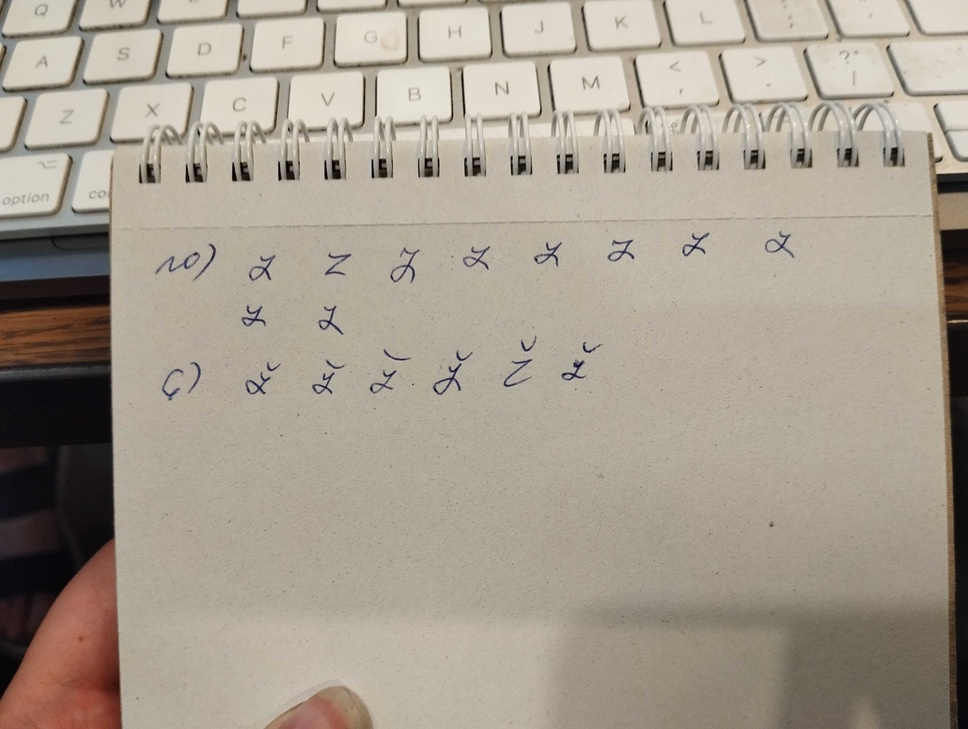
#> input picture input_images/1.jpg, 968 x 729 px, shrunk from 4080 x 3072 before the run; its folder holds only this picture in this run
$ python -i rename.py   (imports and definitions only)
#> lines starting #> are read from the running program, lines starting #| are printed output that depends on the picture
import os
import pytesseract
from PIL import Image, ImageEnhance, ImageFilter, ImageOps

image_directory = 'temp-output_letters'

pytesseract.pytesseract.tesseract_cmd = '/usr/local/bin/tesseract'

def preprocess_image(image_path, padding=50):
#> called with image_path = 'input_images/1.jpg', padding = 50
    img = Image.open(image_path)
#> img is the input picture: PIL image 968x729 RGB; mean R, G, B 165.9, 157.2, 144.5
    img = img.convert('L')
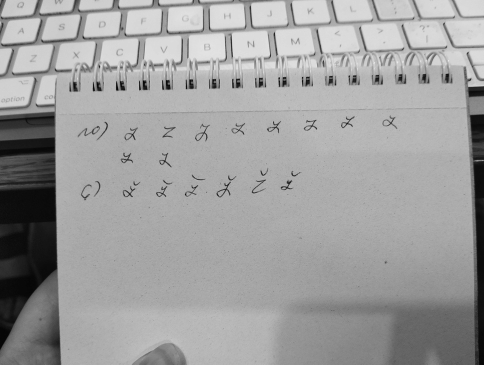
#> img: PIL image 968x729 L (shown at 1/2 size); min 1, max 245, mean 158.3
    img = ImageOps.expand(img, border=padding, fill='white')
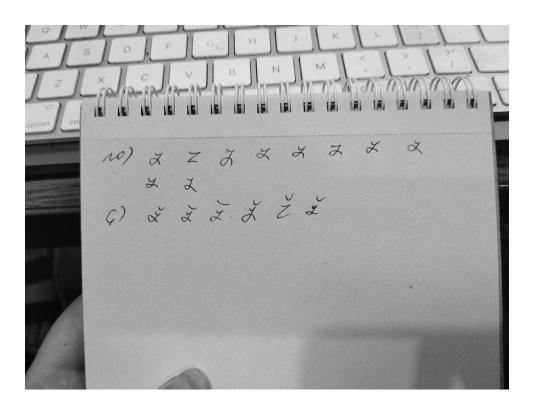
#> img: PIL image 1068x829 L (shown at 1/2 size); min 1, max 255, mean 178
    img = img.filter(ImageFilter.MedianFilter())
    enhancer = ImageEnhance.Contrast(img)
    img = enhancer.enhance(2)
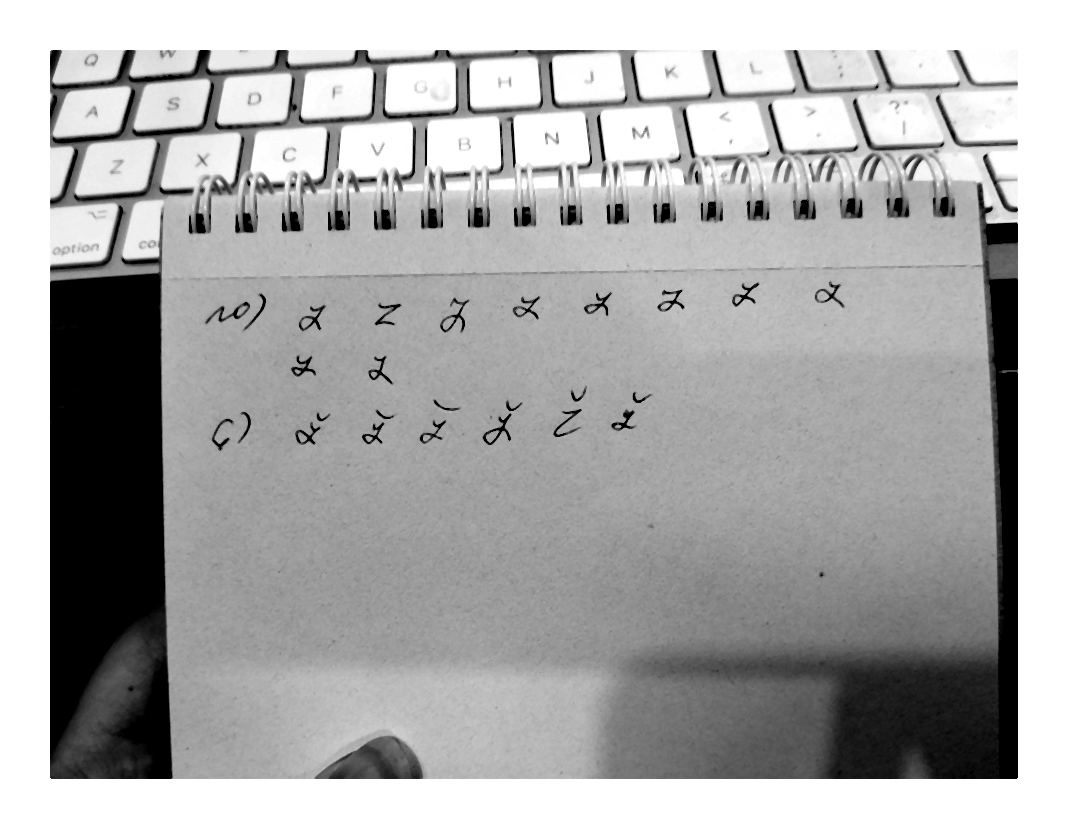
#> img: PIL image 1068x829 L; min 0, max 255, mean 170
    return img

# [10 lines left out: function get_unique_filename, not called in this run]

# [29 lines not run here, left out]

>>> result = preprocess_image('input_images/1.jpg')

$ run again, on input_images/1000006680.jpg
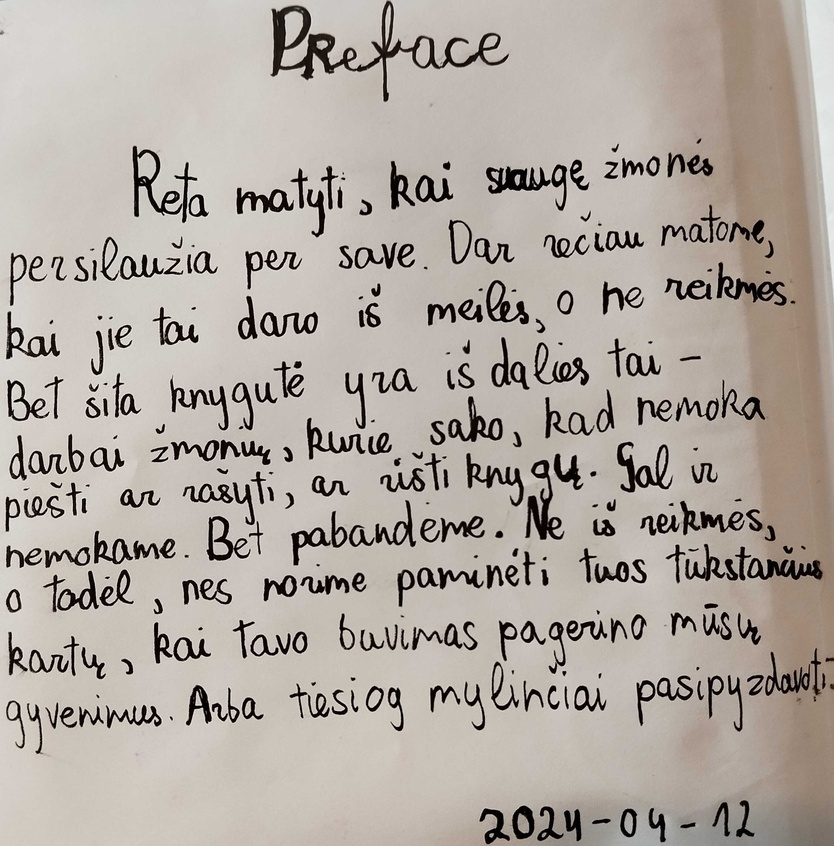
#> input picture input_images/1000006680.jpg, 834 x 846 px, shrunk from 2735 x 2776 before the run
#> in preprocess_image, img is the input picture: PIL image 834x846 RGB; mean R, G, B 176.9, 168.8, 161.3
#> in preprocess_image, `img = ImageOps.expand(img, border=padding, fill='white')`:
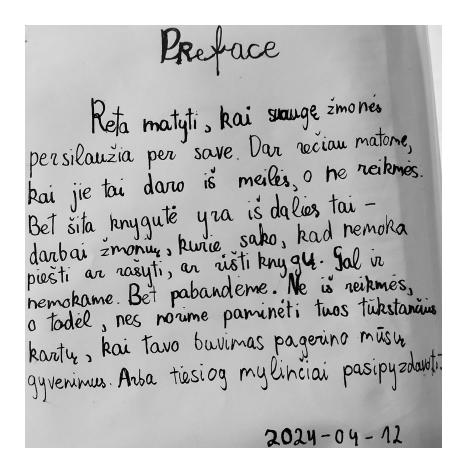
#> img: PIL image 934x946 L (shown at 1/2 size); min 0, max 255, mean 187.3
#> in preprocess_image, `img = enhancer.enhance(2)`:
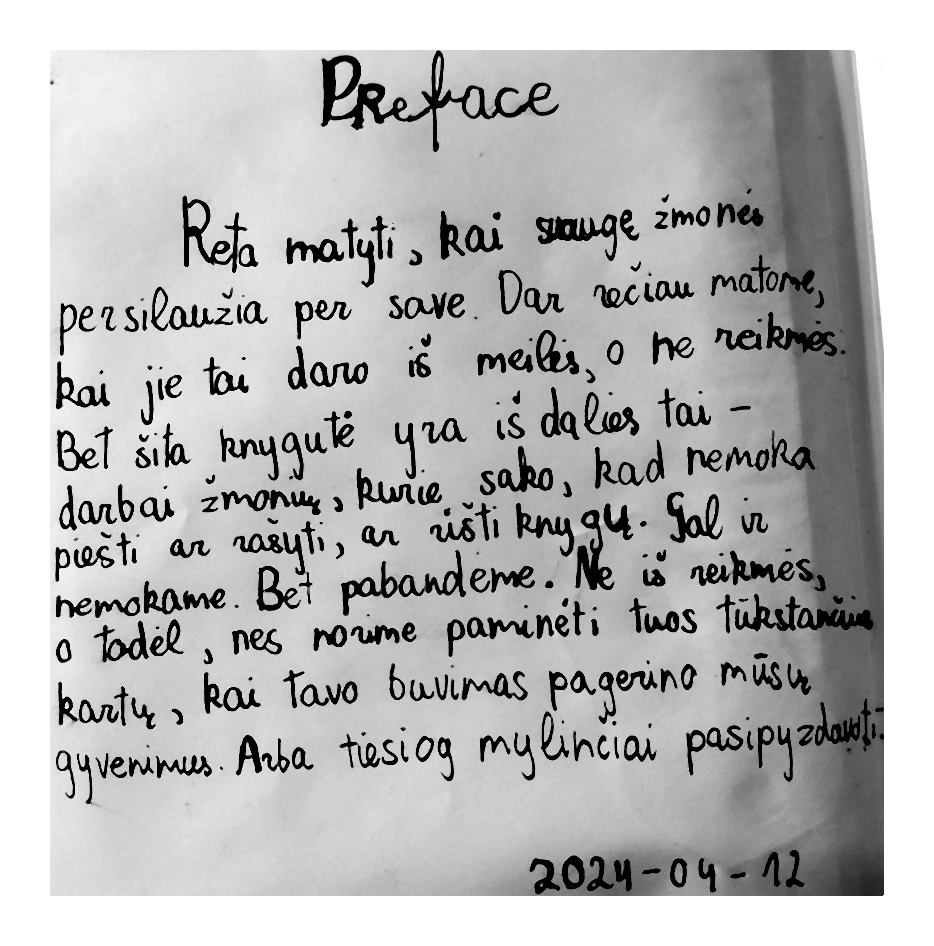
#> img: PIL image 934x946 L; min 0, max 255, mean 183.7

$ run again, on input_images/1000006683.jpg
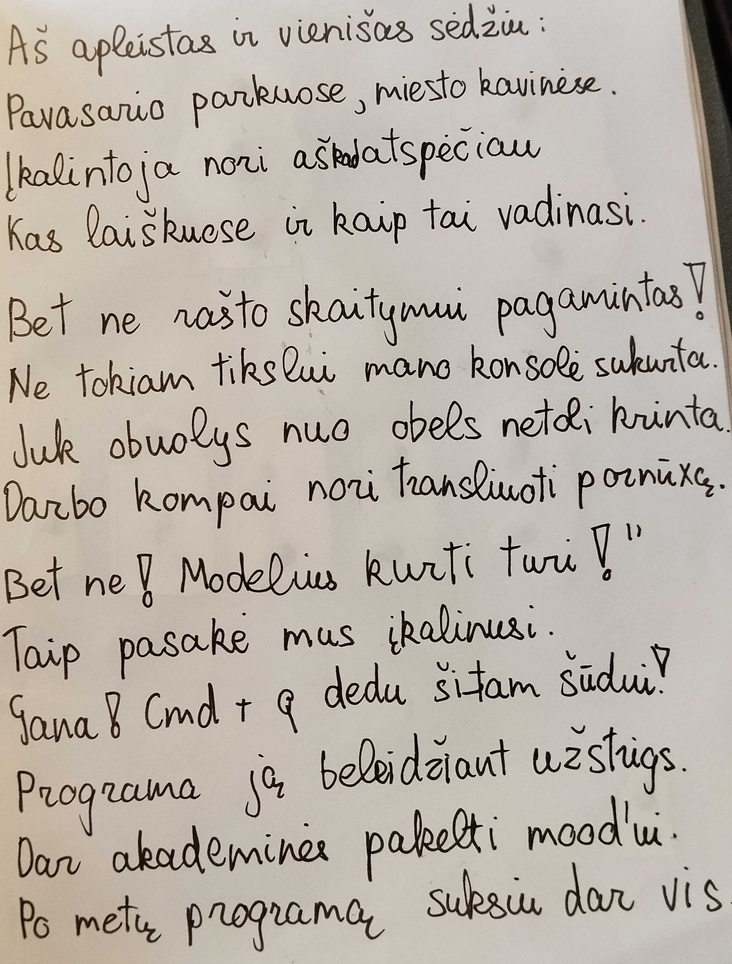
#> input picture input_images/1000006683.jpg, 732 x 964 px, shrunk from 2431 x 3202 before the run
#> in preprocess_image, img is the input picture: PIL image 732x964 RGB; mean R, G, B 184.5, 176.2, 166.9
#> in preprocess_image, `img = ImageOps.expand(img, border=padding, fill='white')`:
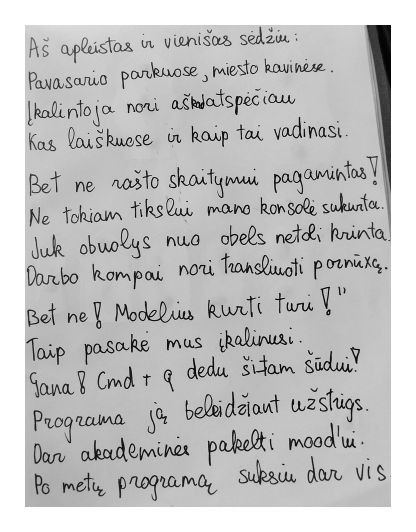
#> img: PIL image 832x1064 L (shown at 1/2 size); min 0, max 255, mean 193.3
#> in preprocess_image, `img = enhancer.enhance(2)`:
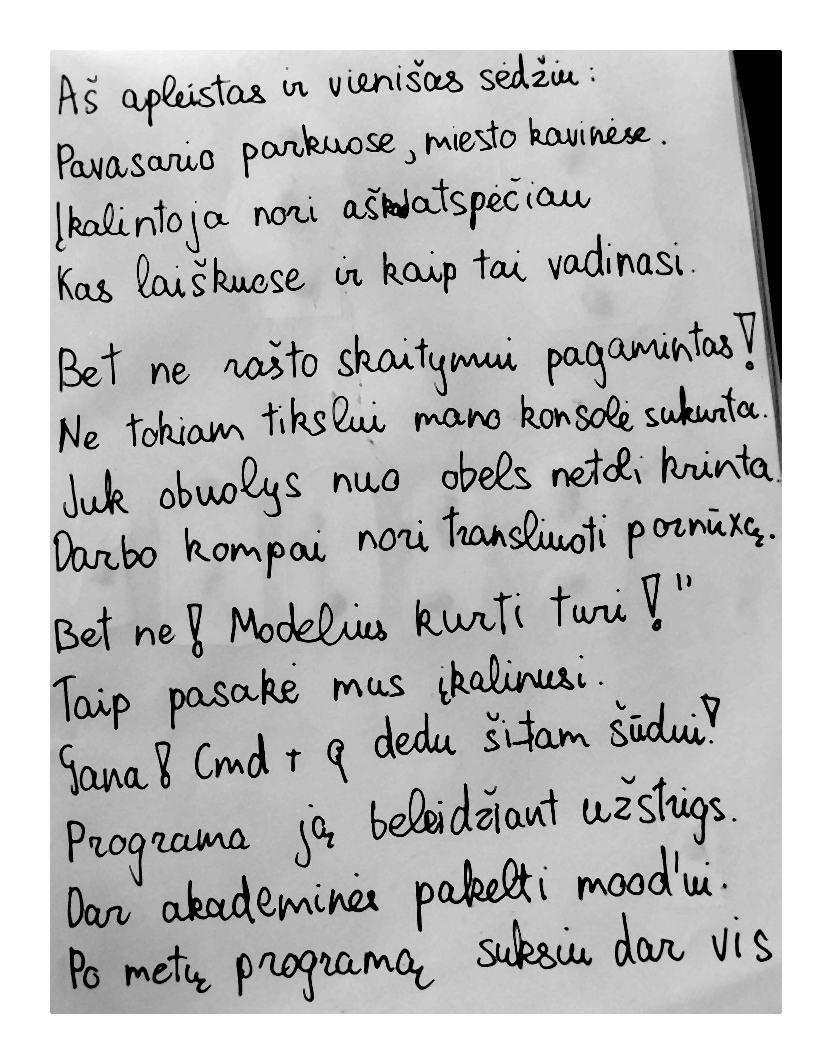
#> img: PIL image 832x1064 L; min 0, max 255, mean 188.5
